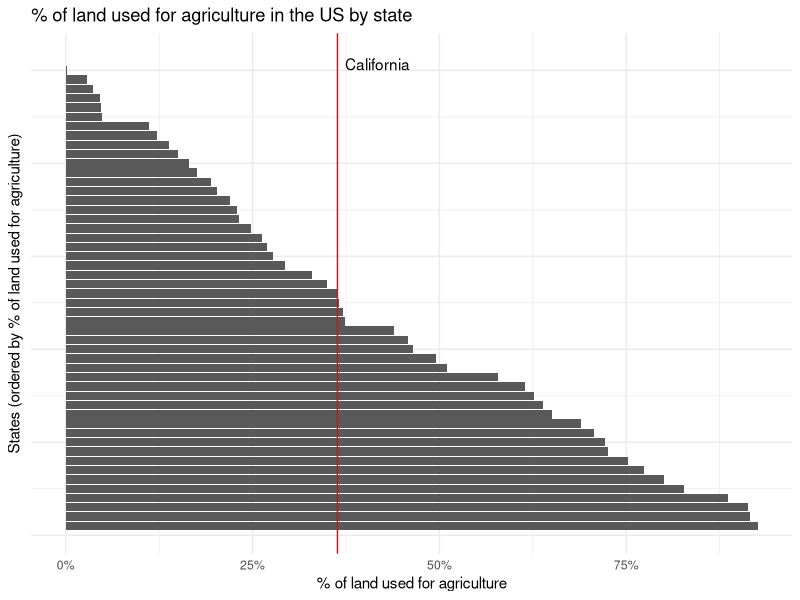

Reproduce this figure in R.
## ---- chunk 1
library(tidyverse)
knitr::opts_chunk$set(echo = TRUE)
## ---- chunk 2
library(readr)
land_use_full <- read_csv("../data/MajorLandUse.csv")
glimpse(land_use_full)
## ---- chunk 3
agriculture_land_use <- data.frame(year=as.factor(land_use_full$Year), 
                                   state_region=as.factor(land_use_full$`Region or State`),
                                   cropland=as.integer(land_use_full$`Total cropland`),
                                   grassland=as.integer(land_use_full$`Grassland pasture and range`),
                                   total_land=as.integer(land_use_full$`Total land`))
glimpse(agriculture_land_use)
## ---- chunk 4
unique(agriculture_land_use$state_region)
## ---- chunk 5
regions <- c("Northeast", "Pacific", "Corn Belt", "U.S. total", "Appalachian", "Southern Plains", "Southeast", "Delta States", "48 States", "Lake States", "Northern Plains", "Mountain")

agriculture_land_use <- agriculture_land_use[!(agriculture_land_use$state_region %in% regions), ]
## ---- chunk 6
agriculture_land_use$agriculture <- agriculture_land_use$cropland + agriculture_land_use$grassland
agriculture_land_use$agriculture_percent <- agriculture_land_use$agriculture / agriculture_land_use$total_land
glimpse(agriculture_land_use)
## ---- chunk 7
california_agriculture_2012 = agriculture_land_use[which(agriculture_land_use$state_region == "California" & 
                                                         agriculture_land_use$year == 2012), ]$agriculture_percent

agriculture_land_use %>%
  filter(year == 2012) %>%
  arrange(desc(agriculture_percent)) %>%
  mutate(n=row_number()) %>%
  ggplot(aes(x=n, y=agriculture_percent)) +
  geom_bar(stat="identity") +
  geom_hline(yintercept=california_agriculture_2012, color="red") +
  annotate(geom="text", label="California", x=50, y=california_agriculture_2012+0.01, hjust=0, vjust=0) +
  coord_flip() +
  scale_y_continuous(labels = scales::percent_format(accuracy = 1)) +
  labs(title="% of land used for agriculture in the US by state", 
       y="% of land used for agriculture", 
       x="States (ordered by % of land used for agriculture)") +
  theme_minimal() +
  theme(axis.text.y=element_blank(), axis.ticks.y=element_blank()) 
## ---- chunk 8
ggsave("california_land_use.png", plot, width = 9, height = 6)
